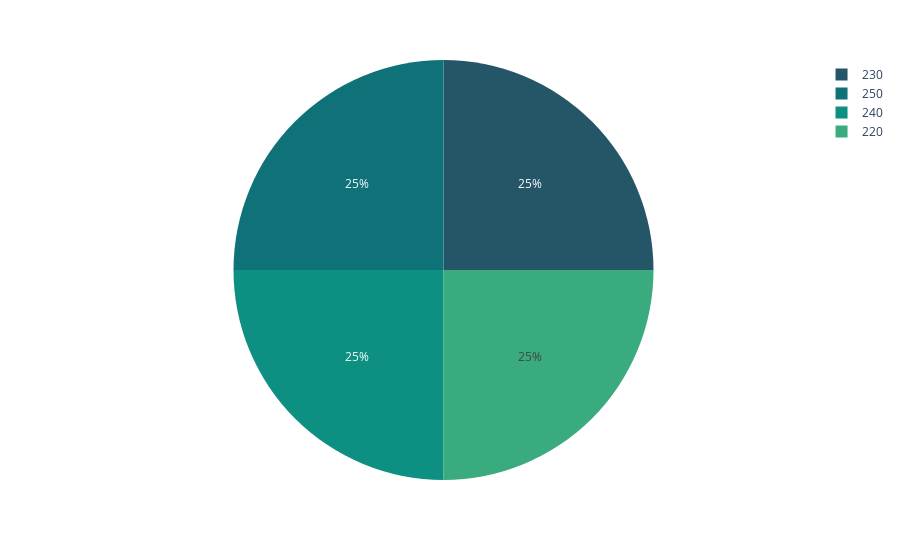

Here is the notebook cell this chart was saved with:
### Code cell
px.pie(data, names='chol',color_discrete_sequence=px.colors.sequential.Aggrnyl)

### Figure 1 — Plotly figure (JSON) as saved in the notebook; plotly's stock layout.template omitted (floating-point values rounded to 4 significant figures)
{"data": [{"domain": {"x": [0, 1], "y": [0, 1]}, "hovertemplate": "chol=%{label}<extra></extra>", "labels": [230, 250, 240, 220], "legendgroup": "", "name": "", "showlegend": true, "type": "pie"}], "layout": {"legend": {"tracegroupgap": 0}, "margin": {"t": 60}, "piecolorway": ["rgb(36, 86, 104)", "rgb(15, 114, 121)", "rgb(13, 143, 129)", "rgb(57, 171, 126)", "rgb(110, 197, 116)", "rgb(169, 220, 103)", "rgb(237, 239, 93)"]}}
